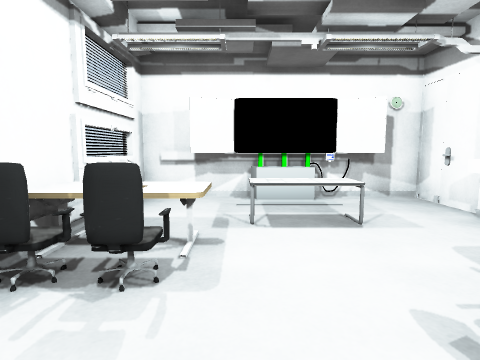
View 1 (above)

14 first-person views from a walk through a Unity game level. The camera is 1.2 m above the floor, tilts 6° down and sees 80° across. The floor is counted in squares, 1 m on a side. Each view is taken from the middle of a square. On the plan, view 1 faces up. The plan holds only what a view shows up to about 13 squares ahead; the rest is blank. The player is left out. Some surface patterns are stand-ins.

View 2
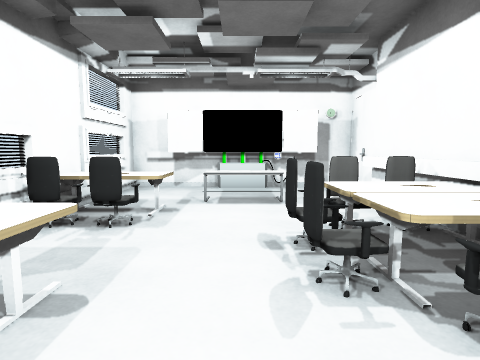

View 3
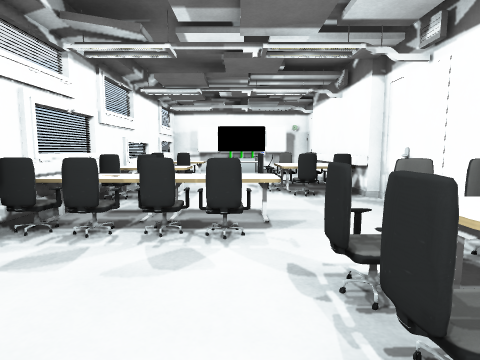

View 4
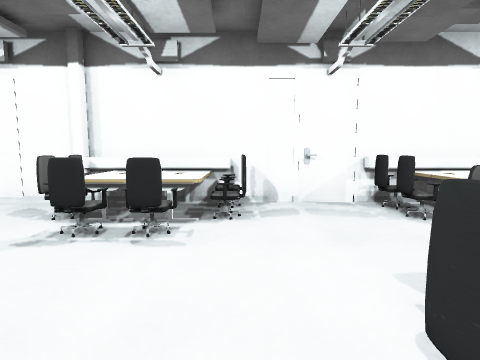

View 5
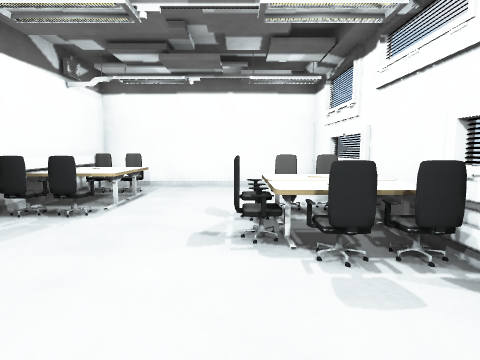

View 6
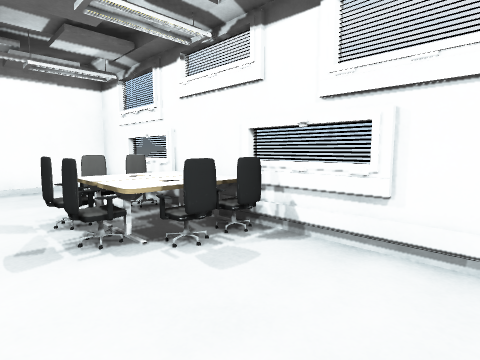

View 7
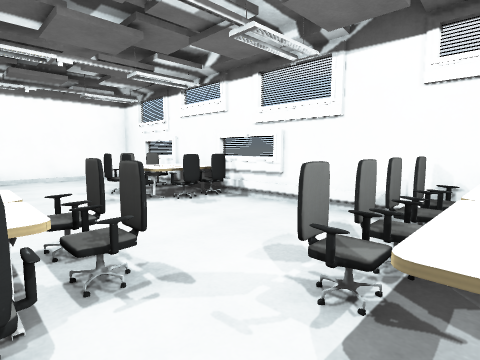

View 8
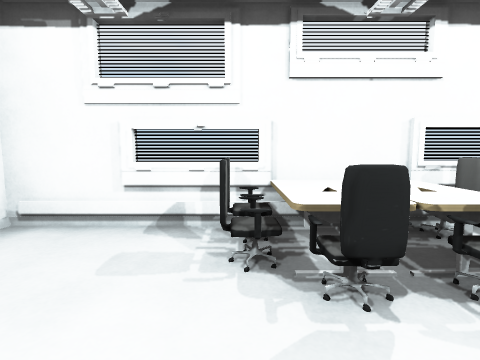

View 9
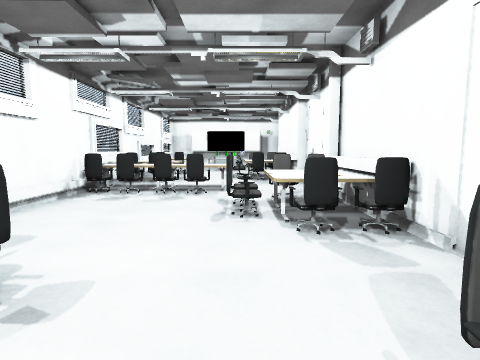

View 10
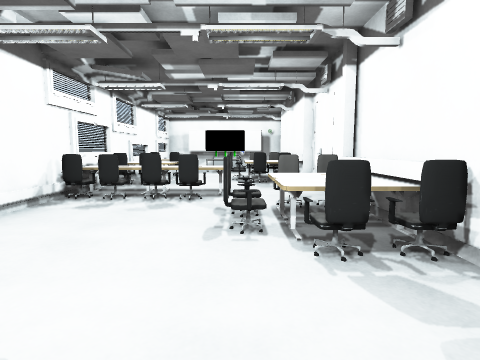

View 11
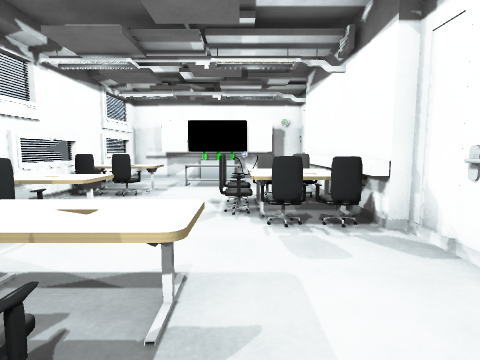

View 12
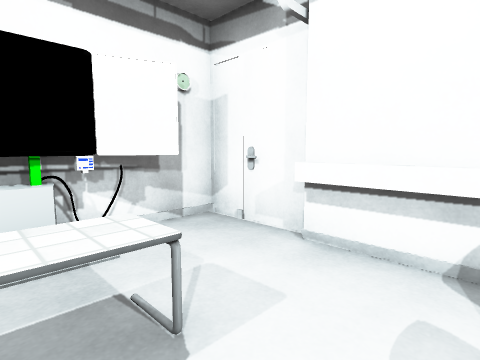

View 13
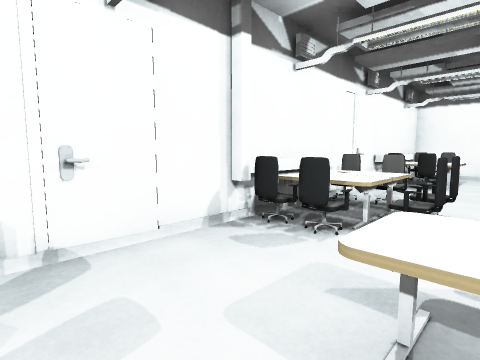

View 14
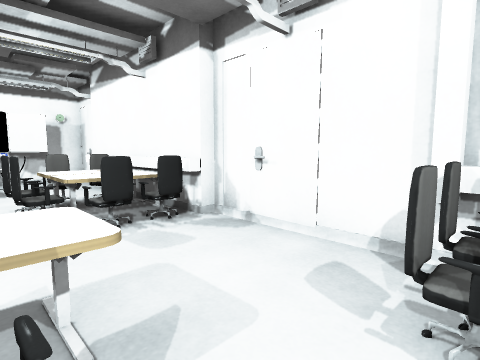

### Floor plan
Points are (right, up) in squares from view 1. A wall is a line through its corners. A room is listed if a view was taken in it or the views show most of it. See-through windows are left out.
Room 1 (views 1, 2, 3, 4, 5, 6, 7, 8, 9, 10, 11, 12, 13, 14)
walls: (3, -0.7) (2.5, -0.7); (4.3, -0.6) (4.3, 2.5); (4.3, 3.4) (4.3, 5.1); (4.6, 5.1) (4.6, 7.4) (-2.5, 7.4) (-2.5, -15.7) (4.6, -15.7) (4.6, -0.6)
low walls: (4, -0.6) (4, 5.1)
objects: other object (-2, -12); table (-2, -12) to (0, -11); table (-2, -10) to (0, -9); other object (-2, -4); table (-2, -3) to (-1, -3); table (-2, -1) to (-1, 0); other object (-2, 2); table (-2, 3) to (-1, 4); other object (-1, -4); other object (-1, 2); other object (0, -4); table (0, -3) to (1, -3); table (0, 5) to (2, 5); other object (1, -4); other object (1, 7); other object (2, -7); other object (2, -6); table (2, 0) to (3, 0); table (2, 1) to (3, 2); table (3, -14) to (4, -14); table (3, -13) to (4, -12); other object (3, -11); other object (3, -8); table (3, -7) to (4, -7); table (3, -6) to (4, -5); other object (3, 3); other object (4, -11); other object (4, -8); other object (4, -1); other object (4, 3)

Where each view was taken, in squares from view 1:
view 1: 0 up, 0 right, facing up
view 2: 2 down, 1 right, facing up
view 3: 8 down, 1 right, facing up
view 4: 8 down, 2 left, facing right
view 5: 6 down, 0 right, facing down
view 6: 6 down, 1 right, facing down-left
view 7: 3 down, 3 right, facing down-left
view 8: 12 down, 2 right, facing left
view 9: 12 down, 2 right, facing up
view 10: 11 down, 2 right, facing up
view 11: 5 down, 2 right, facing up
view 12: 3 up, 1 right, facing up-right
view 13: 1 down, 1 right, facing down-right
view 14: 5 down, 1 right, facing up-right
